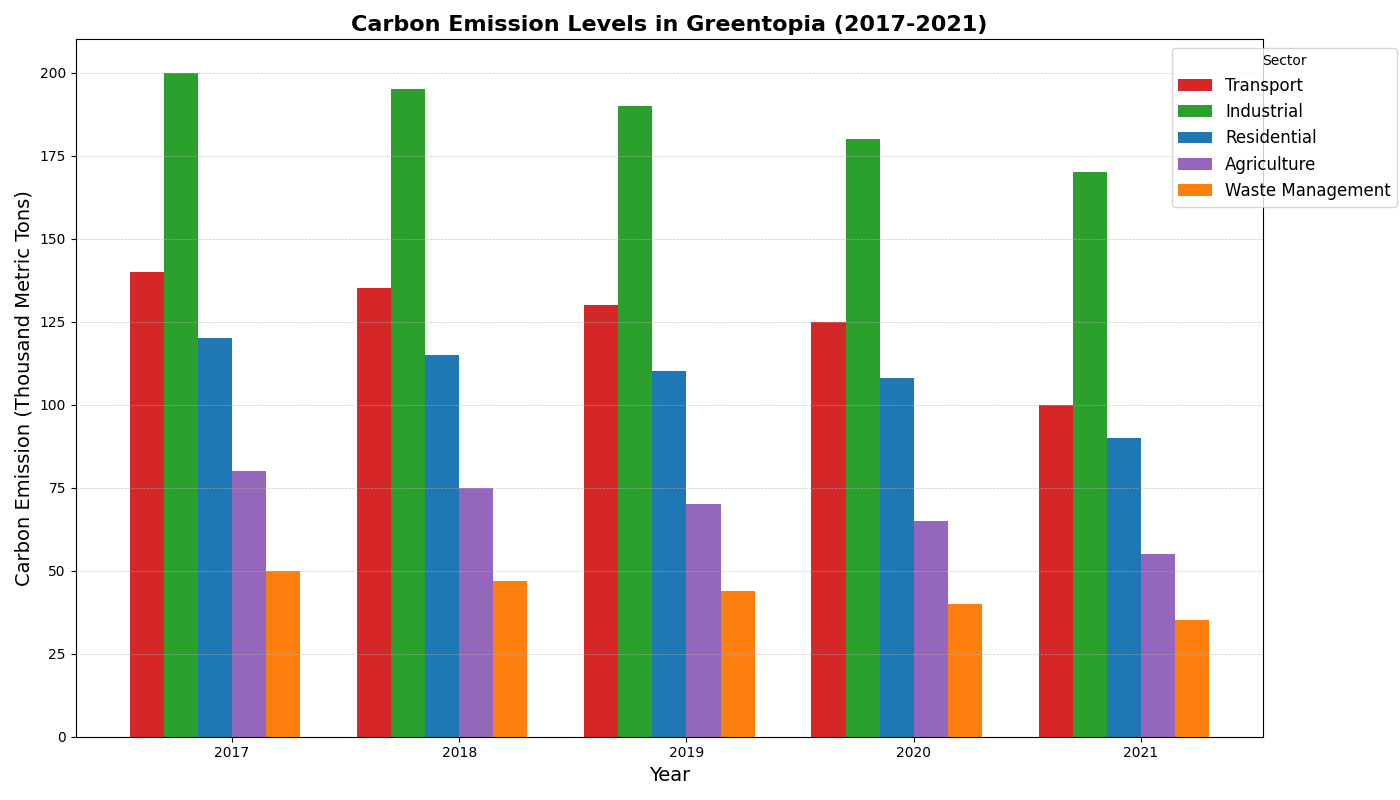

Reproduce this figure in Python.
import matplotlib.pyplot as plt
import numpy as np

# Define the sectors, years, and emission levels
sectors = ['Transport', 'Industrial', 'Residential', 'Agriculture', 'Waste Management']
years = ['2017', '2018', '2019', '2020', '2021']
emission_levels = np.array([
    [140, 135, 130, 125, 100],  # Transport
    [200, 195, 190, 180, 170],  # Industrial
    [120, 115, 110, 108, 90],   # Residential
    [80, 75, 70, 65, 55],       # Agriculture
    [50, 47, 44, 40, 35]        # Waste Management
])

# Customized colors for sectors; shuffled manually
colors = ['#1f77b4', '#ff7f0e', '#2ca02c', '#d62728', '#9467bd']  # Original order
colors = ['#d62728', '#2ca02c', '#1f77b4', '#9467bd', '#ff7f0e']  # Shuffled

# Creating the figure and axes objects
fig, ax = plt.subplots(figsize=(14, 8))

# Calculate positions
bar_width = 0.15
indices = np.arange(len(years))

# Plotting the bars for each sector with shuffled colors
for i, sector in enumerate(sectors):
    bar_positions = indices + i * bar_width
    ax.bar(bar_positions, emission_levels[i], bar_width, color=colors[i], label=sector)

# Adding labels and title
ax.set_xlabel('Year', fontsize=14)
ax.set_ylabel('Carbon Emission (Thousand Metric Tons)', fontsize=14)
ax.set_title('Carbon Emission Levels in Greentopia (2017-2021)', fontsize=16, fontweight='bold')
ax.set_xticks(indices + bar_width * len(sectors) / 2)
ax.set_xticklabels(years)

# Adding legend
ax.legend(title='Sector', loc='upper right', bbox_to_anchor=(1.12, 1), fontsize='large')

# Adding grids for better readability
ax.yaxis.grid(True, linestyle='--', which='major', linewidth=0.5, alpha=0.7)

# Automatically adjust layout to avoid overlapping
plt.tight_layout()

# Display the plot
plt.show()
